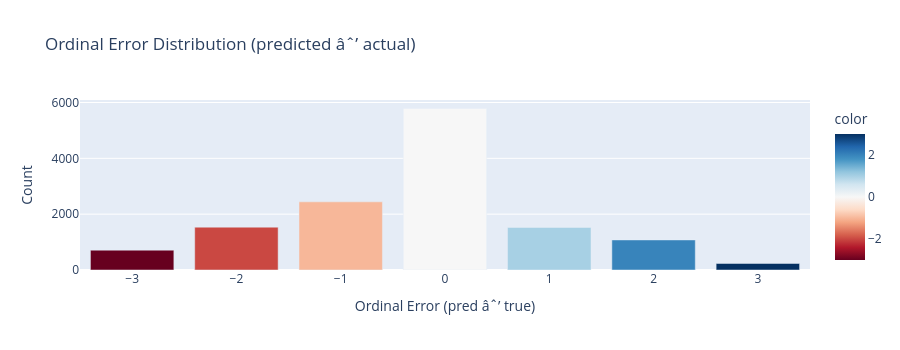

Notebook code cell kept with this figure:
### Markdown cell above
## 7. Ordinal Error Distribution

How far off is the model? `error = y_pred - y_true`. Zero is perfect; Â±1 is one step off.

### Code cell
errors = y_pred - y_true
error_counts = pd.Series(errors).value_counts().sort_index()

fig = px.bar(
    x=error_counts.index,
    y=error_counts.values,
    color=error_counts.index,
    color_continuous_scale="RdBu",
    title="Ordinal Error Distribution (predicted âˆ’ actual)",
    labels={"x": "Ordinal Error (pred âˆ’ true)", "y": "Count"},
)
fig.update_layout(height=350, showlegend=False)
fig.show()

print(f"Exact matches (error=0): {(errors==0).sum():,} ({(errors==0).mean()*100:.1f}%)")
print(f"Off by 1 or less:        {(np.abs(errors)<=1).sum():,} ({(np.abs(errors)<=1).mean()*100:.1f}%)")
print(f"Large errors (|err|>1):  {(np.abs(errors)>1).sum():,} ({(np.abs(errors)>1).mean()*100:.1f}%)")

### Figure 1 — Plotly figure (JSON) as saved in the notebook; plotly's stock layout.template omitted (floating-point values rounded to 4 significant figures)
{"data": [{"hovertemplate": "Ordinal Error (pred âˆ’ true)=%{x}<br>Count=%{y}<br>color=%{marker.color}<extra></extra>", "legendgroup": "", "marker": {"color": [-3, -2, -1, 0, 1, 2, 3], "coloraxis": "coloraxis", "pattern": {"shape": ""}}, "name": "", "orientation": "v", "showlegend": false, "textposition": "auto", "type": "bar", "x": [-3, -2, -1, 0, 1, 2, 3], "xaxis": "x", "y": [711, 1535, 2442, 5785, 1525, 1077, 234], "yaxis": "y"}], "layout": {"barmode": "relative", "coloraxis": {"colorbar": {"title": {"text": "color"}}, "colorscale": [[0, "rgb(103,0,31)"], [0.1, "rgb(178,24,43)"], [0.2, "rgb(214,96,77)"], [0.3, "rgb(244,165,130)"], [0.4, "rgb(253,219,199)"], [0.5, "rgb(247,247,247)"], [0.6, "rgb(209,229,240)"], [0.7, "rgb(146,197,222)"], [0.8, "rgb(67,147,195)"], [0.9, "rgb(33,102,172)"], [1, "rgb(5,48,97)"]]}, "height": 350, "legend": {"tracegroupgap": 0}, "showlegend": false, "title": {"text": "Ordinal Error Distribution (predicted âˆ’ actual)"}, "xaxis": {"anchor": "y", "domain": [0, 1], "title": {"text": "Ordinal Error (pred âˆ’ true)"}}, "yaxis": {"anchor": "x", "domain": [0, 1], "title": {"text": "Count"}}}}
